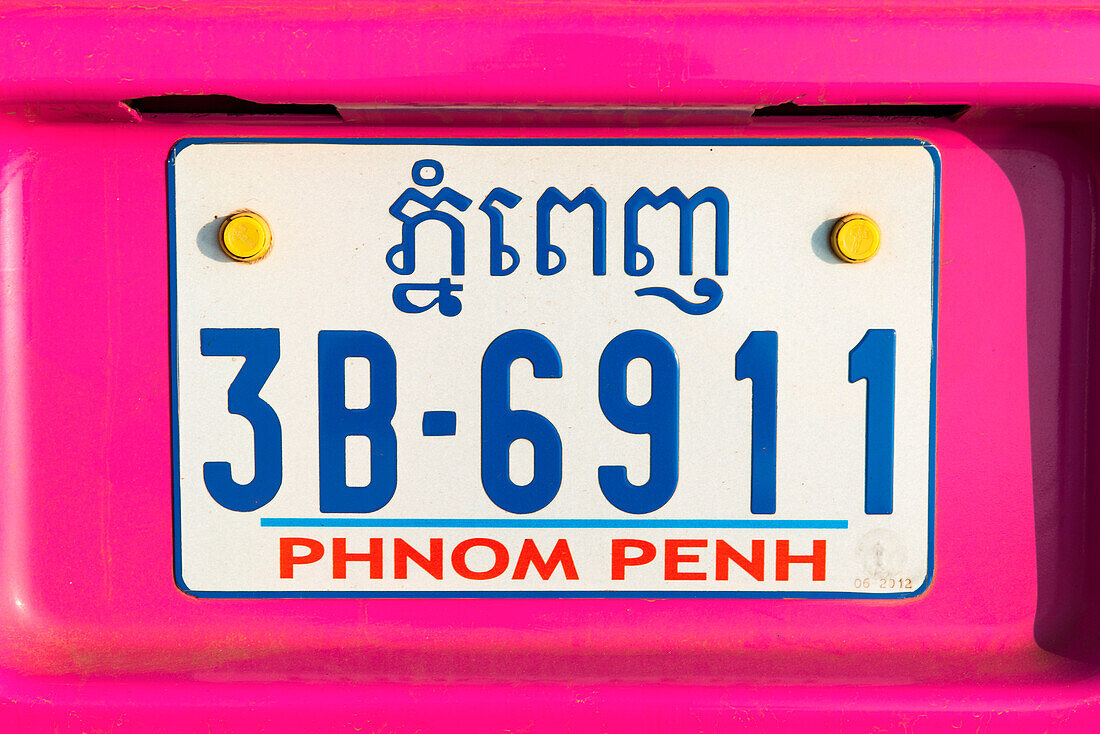
#> input picture images/1.jpg, 1100 x 734 px, given in place of m-Penh-license-plate-Phnom-Penh-Phnom-Penh-Cambodia-Asia.jpg, which was not available
$ jupyter execute --allow-errors test.ipynb
#> lines starting #> are read from the running program, lines starting #| are printed output that depends on the picture; after the words box and inside, x2 and y2 are one past the last pixel; in counts of white or black regions, pixels touching at a corner belong together; pictures that were not available may be replaced by others from this repository, and a replacement may not be noted
[cell 1]
from ultralytics import YOLO
import supervision as sv
import cv2
import numpy as np
import os
import pytesseract
import re

# Load your trained YOLOv8 model
#> (the rest of this cell did not finish here and is left out)

[cell 2]
import cv2
import pytesseract
import imutils

# Optional: Set the Tesseract executable path if you are on Windows
# pytesseract.pytesseract.tesseract_cmd = r'C:\Program Files\Tesseract-OCR\tesseract.exe'

def extract_license_plate_text(image_path):
    # Step 1: Load the image and resize for consistency
    image = cv2.imread(image_path)
#> image is the input picture: shape (734, 1100, 3); mean B, G, R 154.7, 101.4, 206.7
    image = imutils.resize(image, width=600)
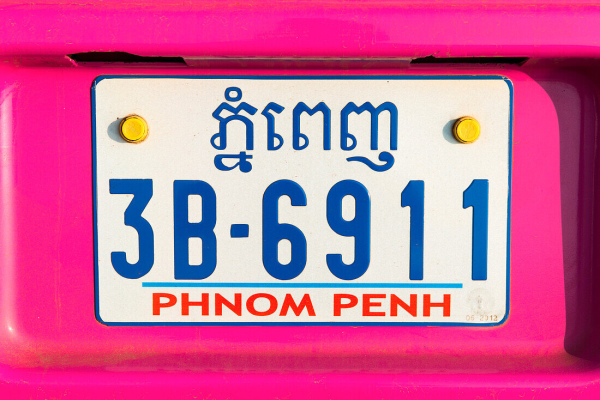
#> image: shape (400, 600, 3); mean B, G, R 154.7, 101.4, 206.7

    # Step 2: Convert to grayscale
    gray = cv2.cvtColor(image, cv2.COLOR_BGR2GRAY)
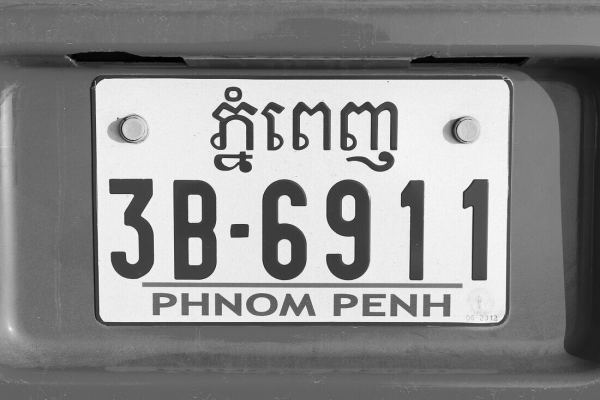
#> gray: shape (400, 600); min 0, max 249, mean 139

    # Step 3: Apply bilateral filter to reduce noise while keeping edges sharp
    filtered = cv2.bilateralFilter(gray, 11, 17, 17)

    # Step 4: Use adaptive thresholding for better text visibility
    thresh = cv2.adaptiveThreshold(filtered, 255, cv2.ADAPTIVE_THRESH_GAUSSIAN_C,
                                    cv2.THRESH_BINARY, 11, 2)
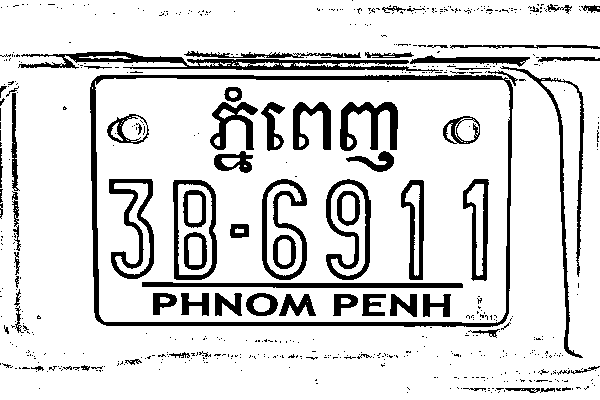
#> thresh: shape (400, 600); 85.2% white; 597 black regions (523 under 20 px), largest, box (x1, y1, x2, y2) and area: (90, 75, 513, 327) 5409, (18, 51, 439, 73) 2968, (500, 66, 584, 358) 1833

    # Step 5: Detect edges using Canny
    edges = cv2.Canny(thresh, 30, 200)
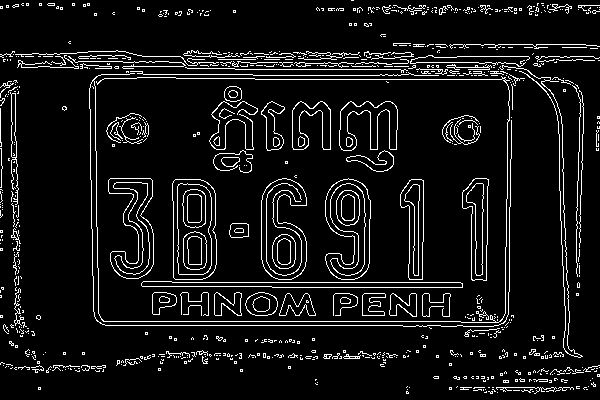
#> edges: shape (400, 600); 8% white in thin lines or dots

    # Step 6: Find contours and sort by area
    contours = cv2.findContours(edges.copy(), cv2.RETR_TREE, cv2.CHAIN_APPROX_SIMPLE)
#> contours = 975 contours, 877 with area under 20; largest, box (x1, y1, x2, y2) and area: (172, 179, 217, 280) 4105, (172, 179, 217, 280) 4096, (261, 178, 307, 280) 3376, (261, 178, 307, 280) 3351, (325, 178, 371, 280) 3309
    contours = imutils.grab_contours(contours)
    contours = sorted(contours, key=cv2.contourArea, reverse=True)[:10]
#> contours = 10 contours; largest, box (x1, y1, x2, y2) and area: (172, 179, 217, 280) 4105, (172, 179, 217, 280) 4096, (261, 178, 307, 280) 3376, (261, 178, 307, 280) 3351, (325, 178, 371, 280) 3309

    # Step 7: Loop through contours to find a 4-point contour (possible plate)
    plate = None
    for contour in contours:
        perimeter = cv2.arcLength(contour, True)
        approx = cv2.approxPolyDP(contour, 0.02 * perimeter, True)

        # Check for 4-cornered contour (rectangle or trapezoid)
        if len(approx) == 4:
            plate = approx
            break
#> this loop made 10 passes
#> perimeter on passes 1 to 10: 274.1, 273.5, 328.9, 327.1, 328.3, 326, 244.7, 242.9, 366, 365.4

    # Step 8: Extract the region of interest (ROI) if plate-like contour is found
    if plate is not None:
        x, y, w, h = cv2.boundingRect(plate)
        roi = gray[y:y+h, x:x+w]

        # Step 9: Apply Otsu's threshold to improve text visibility
        roi = cv2.threshold(roi, 0, 255, cv2.THRESH_BINARY + cv2.THRESH_OTSU)[1]

        # Optional: Display the ROI to verify clarity
        cv2.imshow("ROI", roi)
        cv2.waitKey(0)
        cv2.destroyAllWindows()

        # Step 10: Perform OCR using Tesseract with Khmer + English languages
        config = '--psm 7'  # Assume a single line of text
        text = pytesseract.image_to_string(roi, config=config, lang='khm+eng')

        return text.strip()
    else:
        return "License plate not detected."

# Test the function with your image path
image_path = 'images/71039975-Phnom-Penh-license-plate-Phnom-Penh-Phnom-Penh-Cambodia-Asia.jpg'
text = extract_license_plate_text(image_path)
print("Detected Text:", text)
